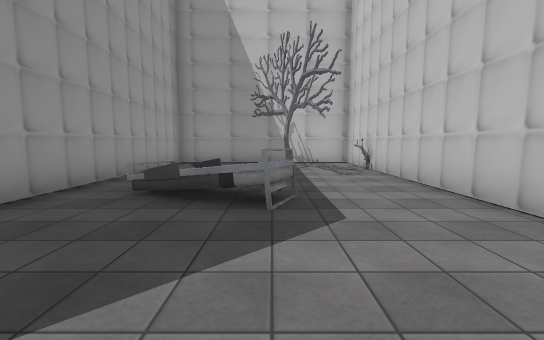
view 1 (above)

19 first-person views from a walk through a Unity game level. The camera is 1.5 m above the floor, tilts 6° down and sees 90° across. The floor is counted in squares, 2 m on a side. Each view is taken from the middle of a square. On the plan, view 1 faces up. The plan holds only what a view shows up to about 10 squares ahead; the rest is blank. The place goes on beyond the plan. The player character is not drawn. Some animated figures are not drawn. Some surface patterns are stand-ins.

view 2
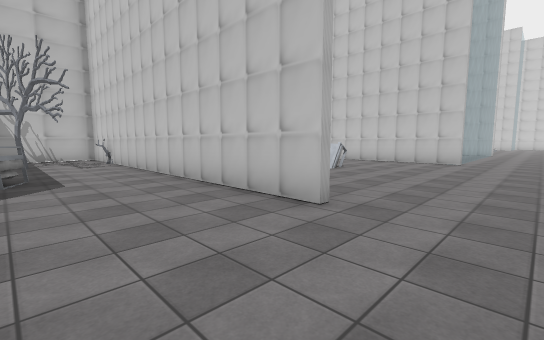

view 3
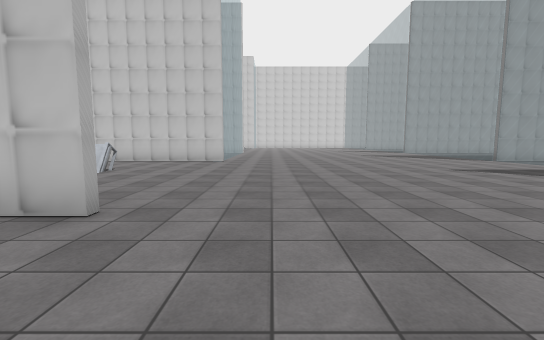

view 4
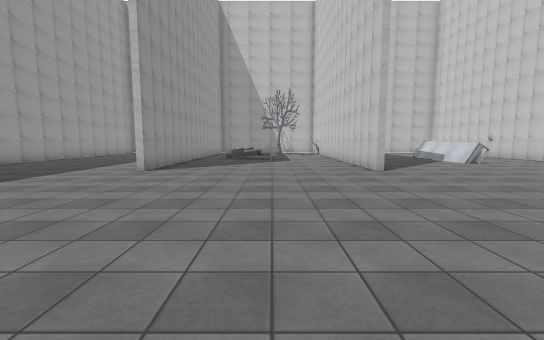

view 5
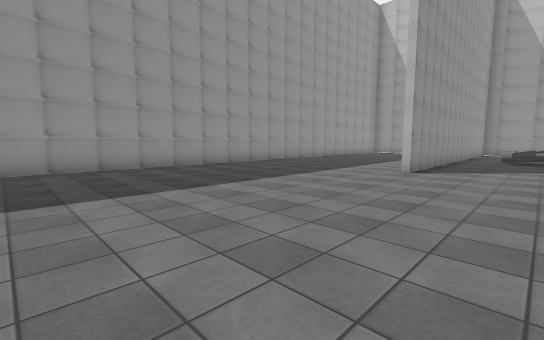

view 6
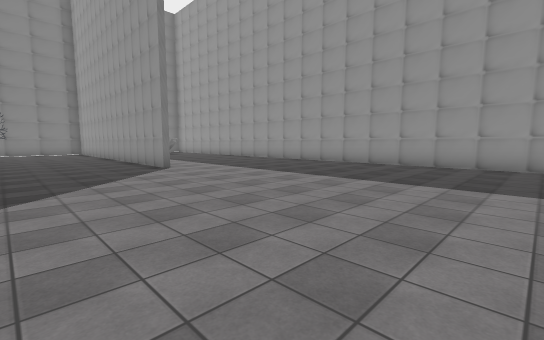

view 7
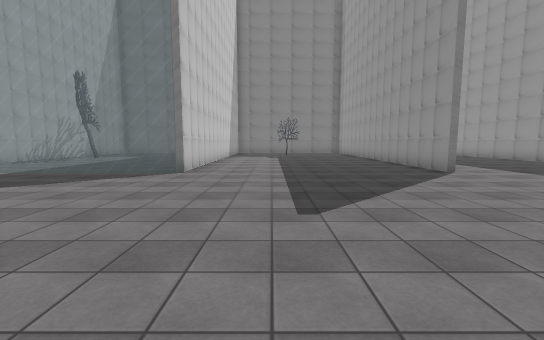

view 8
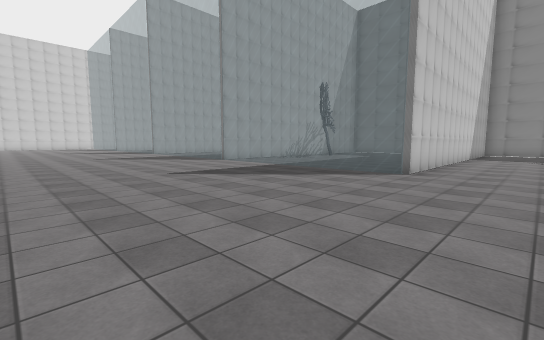

view 9
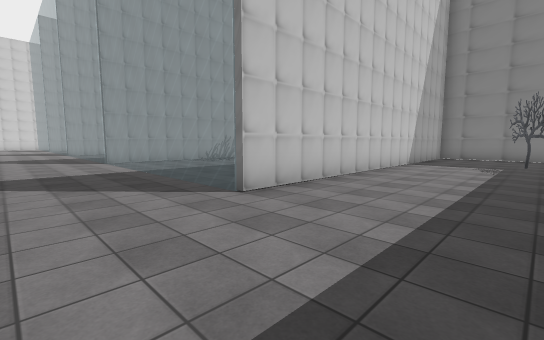

view 10
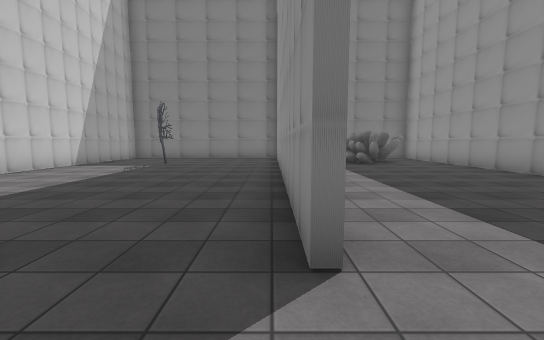

view 11
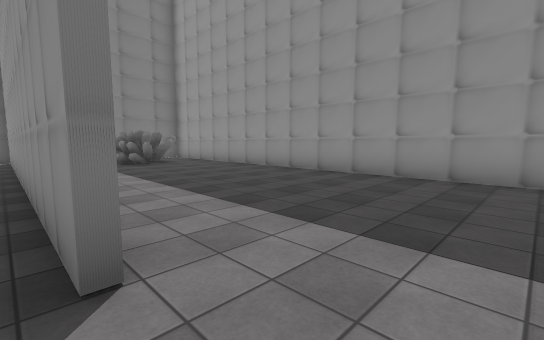

view 12
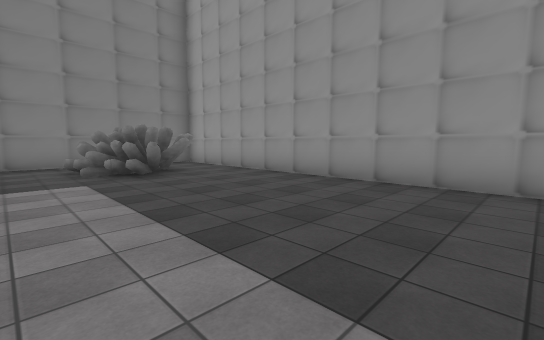

view 13
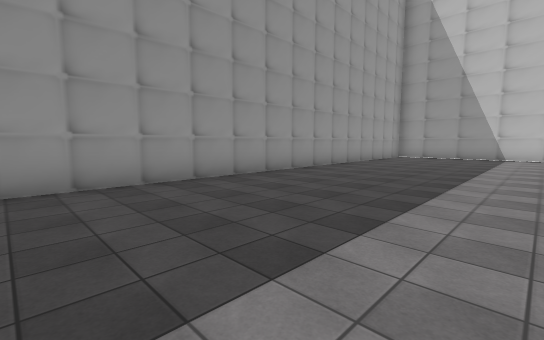

view 14
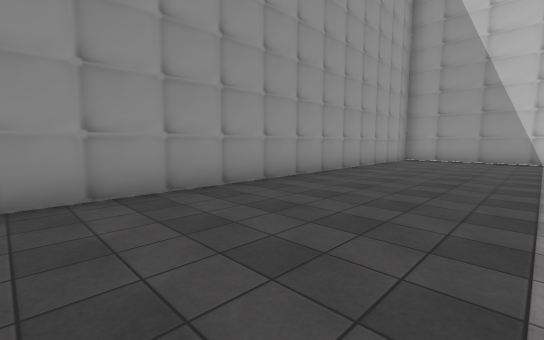

view 15
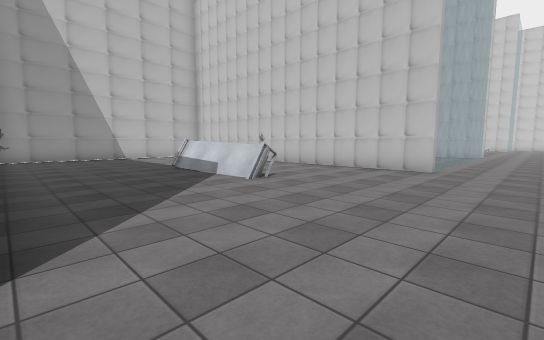

view 16
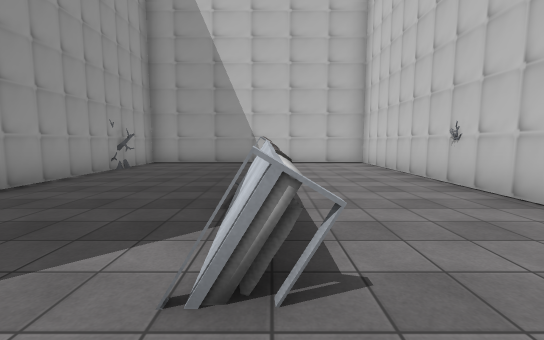

view 17
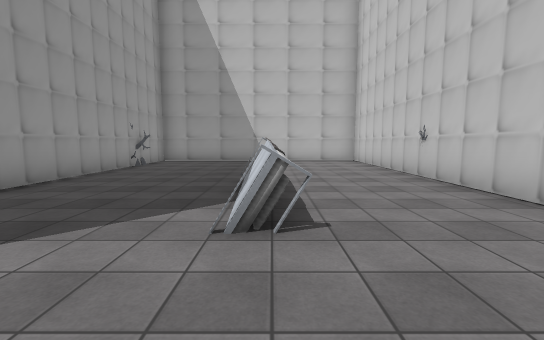

view 18
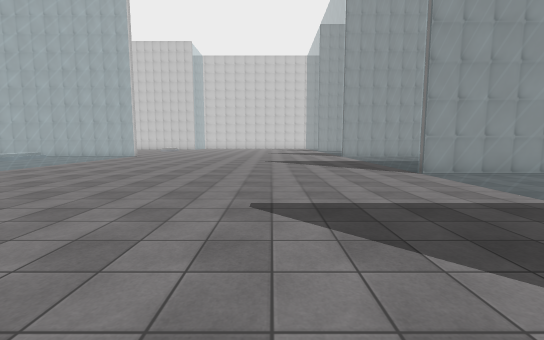

view 19
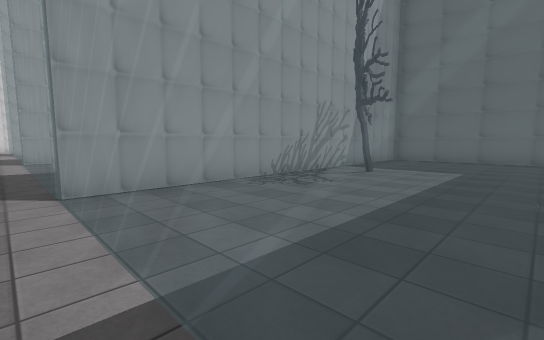

### Floor plan
Key: @ floor where view 1 was taken; # wall or solid block; . floor; = window, fence, low wall or low ledge; B bed; O other object.
Columns run from 9 left of view 1 to 14 right of it. Each row starts with its distance up from view 1.
 10  ###################
  9  .....#.. ..#... ...
  8 #.....#.  ..#... ...#
  7 #.....#  O..O.......#
  6 #.....# ....#.......#
  5 #.....#.....#......O
  4 #.....#BBB..#...O...#
  3 #.....#..B..#...O...#
  2 #.....#.....#...O...#
  1 #.....#.....#.......#
  0 #.....#..@..#.......#..
 -1 #.....#.....#.......====
 -2 #.......................
 -3 #.......................
 -4 #.......................
 -5 #.......................
 -6 #.......................
 -7 #.......................
 -8 #.......................
 -9 #.......................
-10 #.......................
-11 #.......................
-12 #.....#.....#===========
-13 #.....#.....#......#
-14 #.....#.....#......#
-15 #.....#.....# .....#
-16 #.....#.....#  ....#
-17 #.....#.....#  ...O#
-18 #.....#..O..#  ....#
-19 #.OO..#...O.#  ....#
-20 #.OO..#.....#  ....#
-21 #. OO.#  ...   ....#
-22 #.  ..#  ..    #####
-23 #######  ##

Positions as (right, up) in squares from view 1, and headings:
1: (0, 0), facing up
2: (0, -3), facing up-right
3: (0, -3), facing right
4: (0, -8), facing up
5: (-1, -8), facing up-left
6: (0, -4), facing down-left
7: (1, -5), facing down
8: (1, -5), facing down-right
9: (0, -9), facing down-right
10: (-3, -10), facing down
11: (-3, -10), facing down-left
12: (-4, -13), facing down-left
13: (-4, -4), facing up-left
14: (-5, -2), facing up-left
15: (3, -3), facing up-right
16: (7, 0), facing up
17: (7, -1), facing up
18: (4, -8), facing right
19: (6, -11), facing down-right
